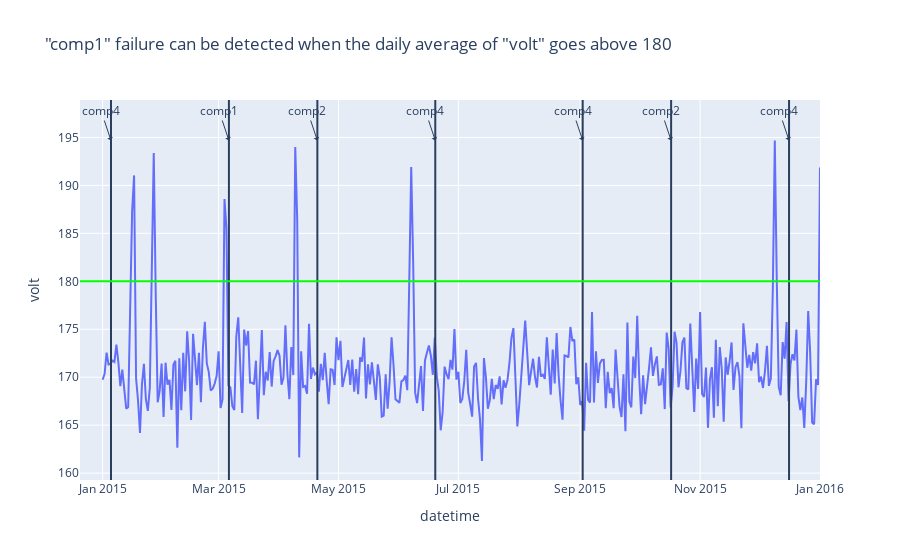

Notebook code for this chart:
### Markdown cell above
From the following timeseries plot where we ploted daily mean value of each sensor, we observe very interesting patterns.
1. "comp1" failure can be detected when the daily average of "volt" goes above 180
2. "comp2" failure can be detected when the daily average of "rotate" goes below 420
3. "comp4" failure can be detected when the daily average of "vibration" goes above 45

### Code cell
df_one_daily = df_one.set_index('datetime').resample('1d').mean()
sensors = 'volt'
fig = px.line(df_one_daily, x=df_one_daily.index, y=sensors,
#               hover_data={"date": "|%B %d, %Y"},
              title=f'"comp1" failure can be detected when the daily average of "volt" goes above 180')
df_fail_one = df_failures[df_failures.machineID == machine_id]
for row in df_fail_one.iterrows():
    fig.add_vline(
        row[1]['datetime'], 
    )
    fig.add_annotation(x=row[1]['datetime'],
                       y=df_one_daily.max()[sensors],
                       text=row[1]['failure'],
                       showarrow=True,
                       arrowhead=1)
fig.add_hline(180, line_color='#00ff00')
fig.show()

### Figure 1 — Plotly figure (JSON) as saved in the notebook; plotly's stock layout.template omitted (floating-point values rounded to 4 significant figures; data arrays with more than 128 entries replaced by an {"elided": "..."} marker saying what was removed)
{"data": [{"hovertemplate": "datetime=%{x}<br>volt=%{y}<extra></extra>", "legendgroup": "", "line": {"color": "#636efa", "dash": "solid"}, "marker": {"symbol": "circle"}, "mode": "lines", "name": "", "orientation": "v", "showlegend": false, "type": "scatter", "x": {"elided": "366 str values"}, "xaxis": "x", "y": {"elided": "366 float values"}, "yaxis": "y"}], "layout": {"annotations": [{"arrowhead": 1, "showarrow": true, "text": "comp4", "x": "2015-01-05 06:00:00", "y": 194.7}, {"arrowhead": 1, "showarrow": true, "text": "comp1", "x": "2015-03-06 06:00:00", "y": 194.7}, {"arrowhead": 1, "showarrow": true, "text": "comp2", "x": "2015-04-20 06:00:00", "y": 194.7}, {"arrowhead": 1, "showarrow": true, "text": "comp4", "x": "2015-06-19 06:00:00", "y": 194.7}, {"arrowhead": 1, "showarrow": true, "text": "comp4", "x": "2015-09-02 06:00:00", "y": 194.7}, {"arrowhead": 1, "showarrow": true, "text": "comp2", "x": "2015-10-17 06:00:00", "y": 194.7}, {"arrowhead": 1, "showarrow": true, "text": "comp4", "x": "2015-12-16 06:00:00", "y": 194.7}], "legend": {"tracegroupgap": 0}, "shapes": [{"type": "line", "x0": "2015-01-05 06:00:00", "x1": "2015-01-05 06:00:00", "xref": "x", "y0": 0, "y1": 1, "yref": "y domain"}, {"type": "line", "x0": "2015-03-06 06:00:00", "x1": "2015-03-06 06:00:00", "xref": "x", "y0": 0, "y1": 1, "yref": "y domain"}, {"type": "line", "x0": "2015-04-20 06:00:00", "x1": "2015-04-20 06:00:00", "xref": "x", "y0": 0, "y1": 1, "yref": "y domain"}, {"type": "line", "x0": "2015-06-19 06:00:00", "x1": "2015-06-19 06:00:00", "xref": "x", "y0": 0, "y1": 1, "yref": "y domain"}, {"type": "line", "x0": "2015-09-02 06:00:00", "x1": "2015-09-02 06:00:00", "xref": "x", "y0": 0, "y1": 1, "yref": "y domain"}, {"type": "line", "x0": "2015-10-17 06:00:00", "x1": "2015-10-17 06:00:00", "xref": "x", "y0": 0, "y1": 1, "yref": "y domain"}, {"type": "line", "x0": "2015-12-16 06:00:00", "x1": "2015-12-16 06:00:00", "xref": "x", "y0": 0, "y1": 1, "yref": "y domain"}, {"line": {"color": "#00ff00"}, "type": "line", "x0": 0, "x1": 1, "xref": "x domain", "y0": 180, "y1": 180, "yref": "y"}], "title": {"text": "\"comp1\" failure can be detected when the daily average of \"volt\" goes above 180"}, "xaxis": {"anchor": "y", "domain": [0, 1], "title": {"text": "datetime"}}, "yaxis": {"anchor": "x", "domain": [0, 1], "title": {"text": "volt"}}}}
